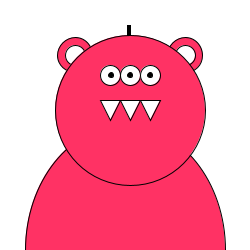
Frame 1 (no input)
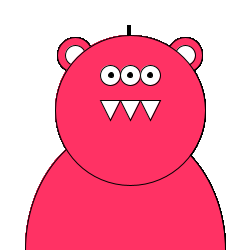
Frame 60 (the mouse pressed at the canvas centre just before this capture)
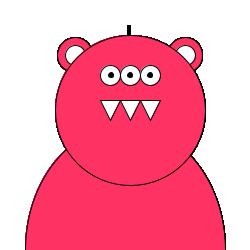
Frame 120 (the mouse held since frame 60 and released just before this capture)

The Processing sketch that drew these frames (run headless with seeded random() and noise(); from frame 60 on, the mouse is pressed at the canvas centre):

// Processing sketch: processing_86129
// ── processing_86129.pde

void setup() {
  size(250,250);
  background(255,255,255);
}

void draw() {
  println(mouseX+" "+mouseY);
  
  //body
    fill(255,50,100);
    ellipse(125, 250,200,250);
  
  
  //ears
  
     //left ear
     fill(255,50,100);
     ellipse(75,55,35,35);
     
     //left ear - small
     fill(255,255,255);
     ellipse(75,55,20,20);
     
     //right ear
     fill(255,50,100);
     ellipse(185,55,35,35);
     
     //right ear - small
     fill(255,255,255);
     ellipse(185,55,20,20);
     
  
  //face
    fill(255,50,100);
      ellipseMode(CENTER);
      ellipse(130,110,150,150);
      
    //middle eye
      fill(255,255,255);
      ellipse(130,75,20,20);
    
       fill(0,0,0); //eyeball
       ellipse(130,75,5,5);
    
     //left eye   
       fill(255,255,255);
       ellipse(110,75,20,20);
     
       fill(0,0,0); //eyeball
       ellipse(111,75,5,5);
    
      //right eye   
       fill(255,255,255);
       ellipse(150,75,20,20);
     
       fill(0,0,0); //eyeball
       ellipse(150,75,5,5);
       
       
       // teeth
      fill (255,255,255);
      triangle(120, 100, 140, 100, 130, 120);
      
      fill (255,255,255);
      triangle(120, 100, 100, 100, 110, 120);
    
      fill (255,255,255);
      triangle(140, 100, 160, 100, 150, 120);
      
      //hair
      fill (0,0,0);
      rect(127,25,3,10);
      

      



}
